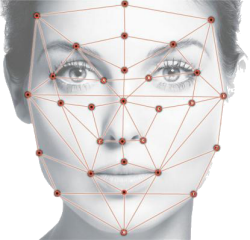
#> input picture Python/face/Real-Time Face Detection And Recognition/facerec.png, 250 x 240 px
$ python -i recog_eigen.py   (imports and definitions only)   (Python 2 division)
#> lines starting #> are read from the running program, lines starting #| are printed output that depends on the picture
import numpy as np
import cv2.face
import sys
import os

RESIZE_FACTOR = 4

class RecogEigenFaces:
    def __init__(self):
        cascPath = "haarcascade_frontalface_default.xml"
        self.face_cascade = cv2.CascadeClassifier(cascPath)
        self.face_dir = 'datasets'
        self.model = cv2.face.createEigenFaceRecognizer()
        self.face_names = []

    # [56 lines left out: functions load_trained_data, show_video, process_image, not called in this run]


# [5 lines not run here, left out]

>>> import cv2
>>> picture = cv2.imread('facerec.png', cv2.IMREAD_GRAYSCALE)
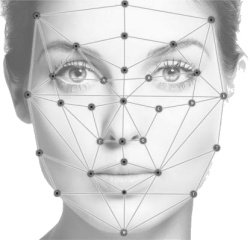
#> picture: shape (240, 250); min 27, max 255, mean 214.5
#> (the run stopped early here; a loop or call above may not have finished)
